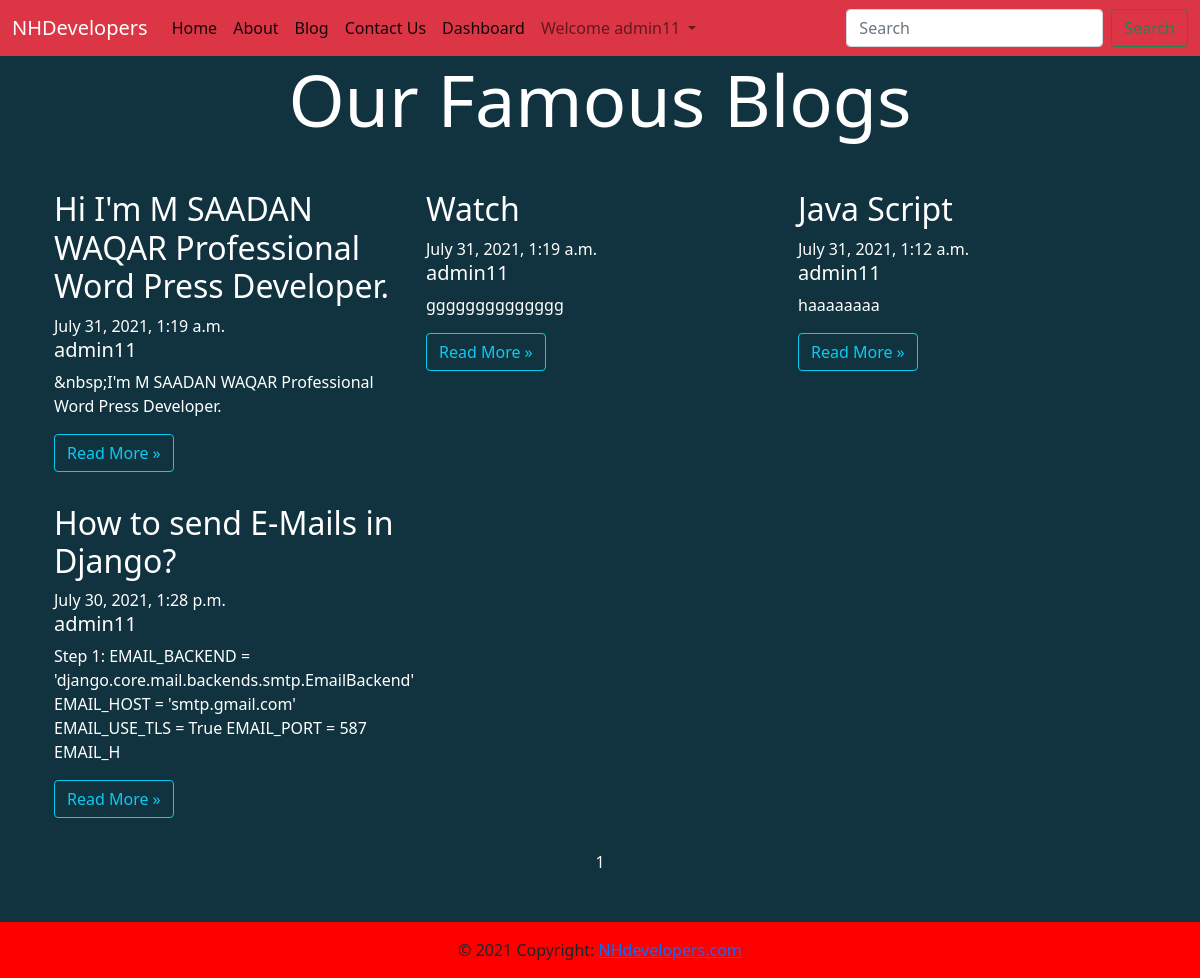
Page /blog/ (signed in) on the committed database.
### vid/models.py (models this page shows, shortened)
class Blog(models.Model):
    title=models.CharField(max_length=50)
    author = models.ForeignKey(User,on_delete=models.CASCADE)
    timestamp=models.DateTimeField(auto_now_add=True)
    desc = models.TextField()
    views = models.IntegerField(default=0)

### vid/views.py (the view)
# urls.py: 2. Add a URL to urlpatterns:  path('blog/', include('blog.urls'))
def blog(request):
    posts = Blog.objects.all().order_by("-timestamp")
    paginator = Paginator(posts,9)
    page_number = request.GET.get('page')
    page_obj = paginator.get_page(page_number)
    return render(request,'blog/blog.html',{'page_obj':page_obj})

### vid/templates/blog/blog.html (shortened to what this page needs)
{% extends 'blog/base.html' %}
   {% block body %}
  <div class="container">
    <h2 class="text-center display-2 mb-4" style="color: white;">Our Famous Blogs</h2>
    <div class="container marketing   my-5">
      <div class="row">
          {% for i in page_obj %}
        <div class="col-lg-4">
          <h2 style="color: white;">{{i.title}}</h2><span style="color: white;">{{i.timestamp}}</span>
          <h5 style="color: white;">{{i.author}}</h5>
          <p class="preview" style="color: white;"> {{i.desc|striptags|slice:':150'  }} </p>
          <p><a class="btn btn-outline-info mb-3" href="https://nhdevelopersteam.herokuapp.com/blog/{{i.id}} ">Read More &raquo;</a></p>
      </div>
      {% endfor %}
    </div>
    <p style="text-align: center;">
      <span style="color: whitesmoke;">
      <span style="color: whitesmoke;">  {{page_obj.number}}</span>
      </span>
    </p>
    </div>
</div>
{% endblock body %}

### vid/templates/blog/base.html (shortened to what this page needs)
<!doctype html>
<html lang="en">
  <head>
    <link href="https://cdn.jsdelivr.net/npm/bootstrap@5.0.2/dist/css/bootstrap.min.css" rel="stylesheet">
  </head>
  <body>
    <nav class="navbar navbar-expand-lg navbar-light bg-danger">
        <div class="container-fluid" >
          <a class="navbar-brand" style="color: white;" href="https://nhdevelopersteam.herokuapp.com/">NHDevelopers</a>
          <div class="collapse navbar-collapse" id="navbarSupportedContent">
            <ul class="navbar-nav me-auto mb-2 mb-lg-0">
              <li class="nav-item">
                <a class="nav-link active" aria-current="page" href="https://nhdevelopersteam.herokuapp.com/">Home</a>
              </li>
              <li class="nav-item">
                <a class="nav-link active" aria-current="page" href="https://nhdevelopersteam.herokuapp.com/about/">About</a>
              </li>
              <li class="nav-item">
                <a class="nav-link active" aria-current="page" href="https://nhdevelopersteam.herokuapp.com/blog/">Blog</a>
              </li>
              <li class="nav-item">
                <a class="nav-link active" aria-current="page" href="https://nhdevelopersteam.herokuapp.com/contact/">Contact Us</a>
              </li>
              {% if user.is_authenticated %}
              <li class="nav-item">
                <a class="nav-link active" aria-current="page" href="https://nhdevelopersteam.herokuapp.com/dashboard/">Dashboard</a>
              </li>
                <li class="nav-item dropdown" >
                  <a class="nav-link dropdown-toggle" href="#" id="navbarDropdown" role="button" data-bs-toggle="dropdown" aria-expanded="false">
                    Welcome {{request.user}}
                  </a>
                </li>
               {% endif %}
            </ul>
            <form action="https://nhdevelopersteam.herokuapp.com/blog/search"method="get" class="d-flex">
              <input class="form-control me-2 " name="query" id="search"  type="search" placeholder="Search" aria-label="Search">
              <button class="btn btn-outline-success  " type="submit">Search</button>
            </form>
               </div>
             </div>
      </nav>
{% block body %}{% endblock body %}
<footer class="page-footer font-small red" style="background-color:   red; ">
  <div class="footer-copyright text-center py-3">© 2021 Copyright:
    <a href="https://nhdevelopersteam.herokuapp.com/"> NHdevelopers.com</a>
  </div>
</footer>
  </body>
</html>

### vid/templates/blog/blog.html (style rules this page uses)
body { background-color: #11333F; }

### rows in the picture
Blog: title "Hi I'm M SAADAN WAQAR Professional Word Press Developer.", timestamp "July 31, 2021, 1:19 a.m.", author "admin11", desc "&nbsp;I'm M SAADAN WAQAR Professional Word Press Developer."
Blog: title "Watch", timestamp "July 31, 2021, 1:19 a.m.", author "admin11", desc "gggggggggggggg"
Blog: title "Java Script", timestamp "July 31, 2021, 1:12 a.m.", author "admin11", desc "haaaaaaaa"
Blog: title "How to send E-Mails in Django?", timestamp "July 30, 2021, 1:28 p.m.", author "admin11", desc "Step 1: EMAIL_BACKEND = 'django.core.mail.backends.smtp.EmailBackend' EMAIL_HOST = 'smtp.gmail.com' EMAIL_USE_TLS = True EMAIL_PORT = 587 EMAIL_H"

### other values in the picture
{{ request.user }} "admin11"
{{ page_obj.number }} "1"
